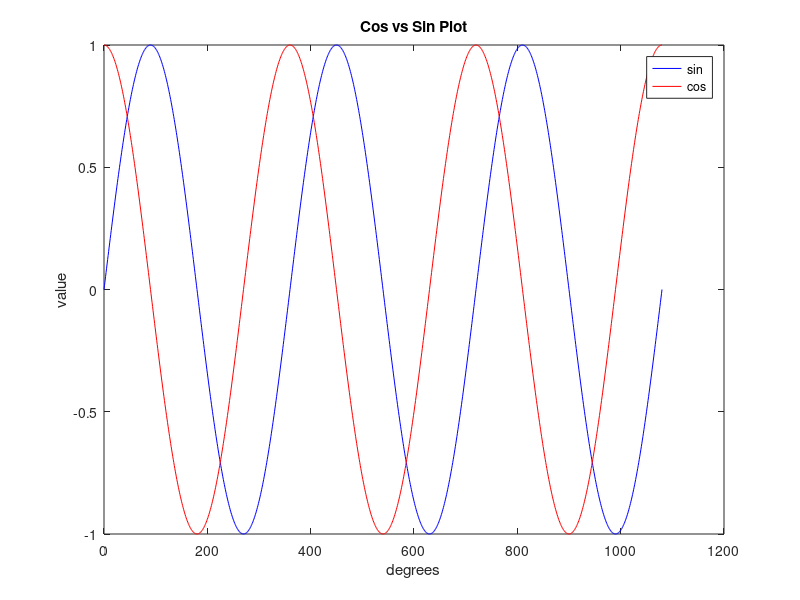
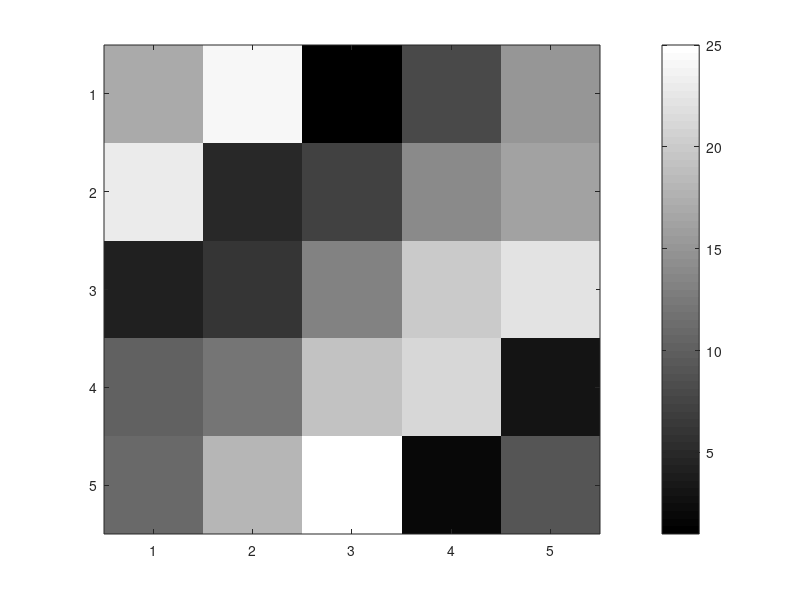
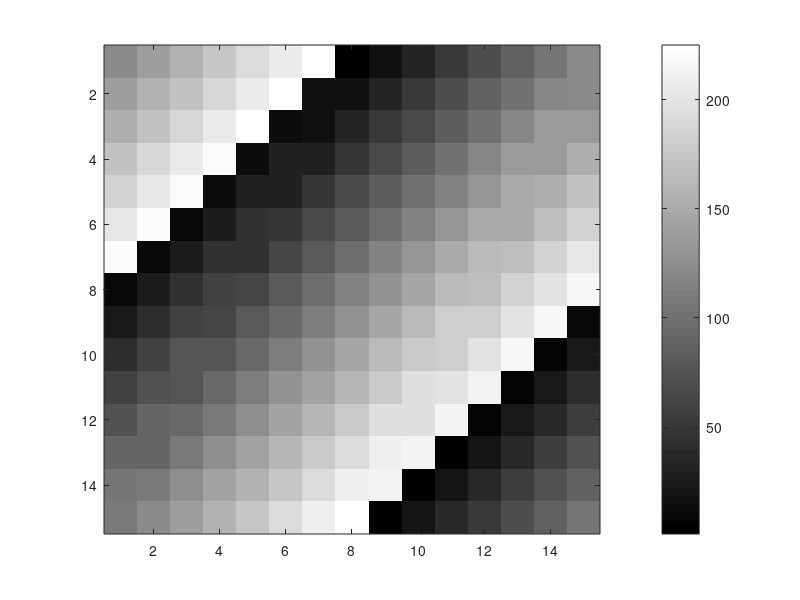

These figures' MATLAB source, in order:
t = [0:1:1080];
y1 = sind(t);
plot(t, y1,'b');
hold on;
y2 = cosd(t);
plot(t, y2, 'r');
xlabel('degrees');
ylabel('value');
legend('sin','cos');
title('Cos vs Sin Plot');
print -dpng 'cos_sin_polt.png';
close;
subplot(1, 2, 1); % divides plot into 1x2 grid, access first element
plot(t, y1,'b');
legend('sin');
xlabel('degrees');
ylabel('value');
subplot(1, 2, 2);
plot(t, y2, 'r');
legend('cos');
xlabel('degrees');
ylabel('value');
title('Cos vs Sin Plot');
axis([0 1080 -1 1]); % sets x range and y range

figure(2);
A = magic(5);
imagesc(A), colorbar, colormap gray;

figure(3);
A = magic(15);
imagesc(A), colorbar, colormap gray;